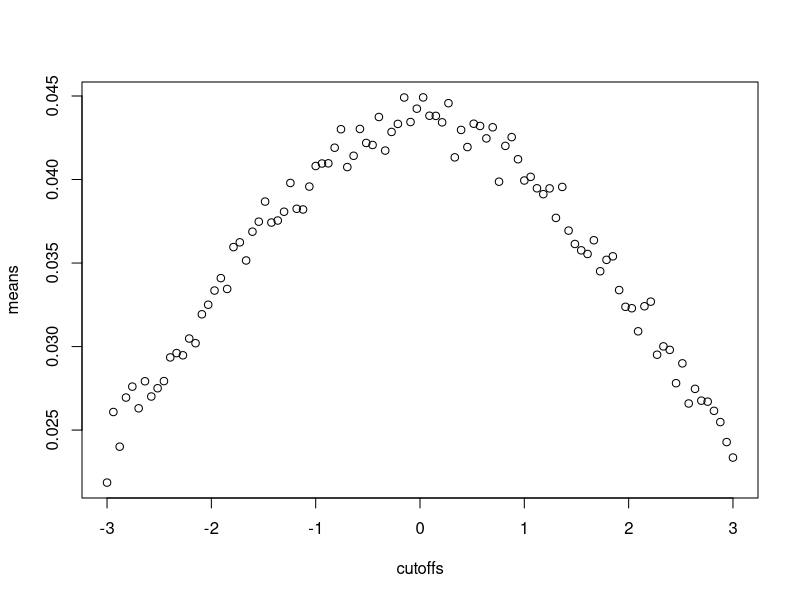
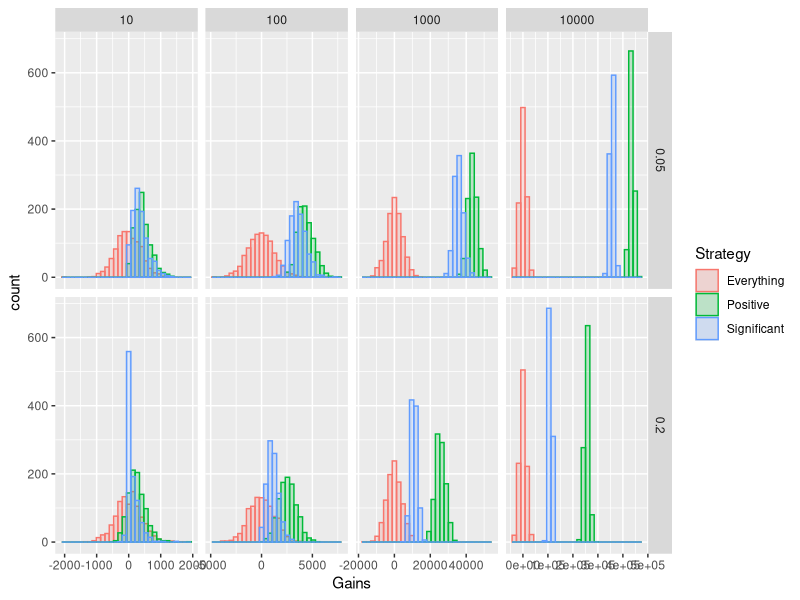

Here is the R script that generated these plots, in order:
## ---- chunk 1
knitr::opts_chunk$set(echo = TRUE)
knitr::opts_chunk$set(fig.pos = "!H", out.extra = "")
## ---- chunk 2
n <- 1500
y <- 750

p.hat <- y / n
se    <- sqrt(p.hat * (1 - p.hat) / n)
p.ci  <- p.hat + qnorm(c(0.025, 0.975)) * se

p.ci
## ---- chunk 3
n <- 1500
y <- 900

p.hat <- y / n
se    <- sqrt(p.hat * (1 - p.hat) / n)
p.ci  <- p.hat + qnorm(c(0.025, 0.975)) * se

p.ci
## ---- chunk 4
n <- 10
y <- 6

p.hat <- y / n
se    <- sqrt(p.hat * (1 - p.hat) / n)
p.ci  <- p.hat + qnorm(c(0.025, 0.975)) * se

p.ci
## ---- chunk 5
n <- 50
y <- 0

p.hat <- (y + 2) / (n + 4)
se    <- sqrt(p.hat * (1 - p.hat) / n)
p.ci  <- p.hat + qnorm(c(0.025, 0.975)) * se

p.ci
## ---- chunk 6
n   <- 1000
n_L <- 300
n_O <- 700
ell <- 0.15

print(sqrt(1/(4 * n)))
print(sqrt(1/4 * (ell^2 / n_L + (1 - ell)^2 / n_O)))
## ---- chunk 7
n   <- 1000
n_L <- 300
n_O <- 700
ell <- 0.15

n_L.sim <- rbinom(1000000, 1000, ell)

print(sqrt(mean(n/(4 * n_L.sim * (n - n_L.sim)))))
print(sqrt(1/4 * (1 / n_L + 1 / n_O)))
## ---- chunk 8
generate.theta <- function(
        J,
        sigma,
        df = 5,
        scale = 0.1
) {
        theta <- rt(J, df = df) * scale
        theta.hat <- rnorm(J, mean = theta, sd = sigma)
        return(list(
                theta = theta,
                theta.hat = theta.hat
        ))
}
## ---- chunk 9
strategy.everything <- function(theta.hat, sigma) {
        return(rep(1, length(theta.hat)))
}

strategy.nothing <- function(theta.hat, sigma) {
        return(rep(0, length(theta.hat)))
}

strategy.positive <- function(theta.hat, sigma) {
        return(as.numeric(theta.hat > 0))
}

z.alpha <- qnorm(0.95)
strategy.significant <- function(theta.hat, sigma) {
        return(as.numeric(theta.hat / sigma > z.alpha))
}
## ---- chunk 10
strategies <- c(
        strategy.everything,
        # strategy.nothing,
        strategy.positive,
        strategy.significant
)
strategies.names <- c(
        "Everything",
        # "Nothing",
        "Positive",
        "Significant"
)
## ---- chunk 11
x <- 1000
gains <- data.frame()
runs <- 1000
for (J in c(10, 100, 1000, 10000)) {
        for (sigma in c(0.05, 0.2)) {
                for (i in 1:runs) {
                        d <- generate.theta(J, sigma = sigma)
                        g <- c(J, sigma)
                        for (strategy in strategies) {
                                gain <- sum(x * d$theta * strategy(d$theta.hat, sigma))
                                g <- c(g, gain)
                        }
                        gains <- rbind(gains, g)
                }
        }
}
colnames(gains) <- c("J", "sigma", strategies.names)
## ---- chunk 12
suppressMessages(library(tidyr))
suppressMessages(library(dplyr))

gains <- gather(gains, key = "Strategy", value = "Gains", -J, -sigma)
gains %>%
        group_by(sigma, J, Strategy) %>%
        summarize(Mean = mean(Gains)) %>%
        ungroup() %>%
        pivot_wider(names_from = Strategy, values_from = Mean)
## ---- chunk 13
library(ggplot2)

pdf("3a_rha.pdf", width = 16, height = 8)
ggplot(gains, aes(Gains)) +
        geom_histogram(
            aes(color = Strategy, fill = Strategy),
            alpha = 0.2,
            position = "identity"
        ) +
        facet_grid(rows = vars(sigma), cols = vars(J), scales = "free_x")
dev.off()
## ---- chunk 14
sigma   <- 0.05
cutoffs <- seq(-3, 3, length.out = 100)
means   <- rowMeans(replicate(10000, {
  theta <- rt(100, df = 5) * 0.1
  theta * pnorm(theta / sigma - cutoffs)
}))
plot(cutoffs, means)
